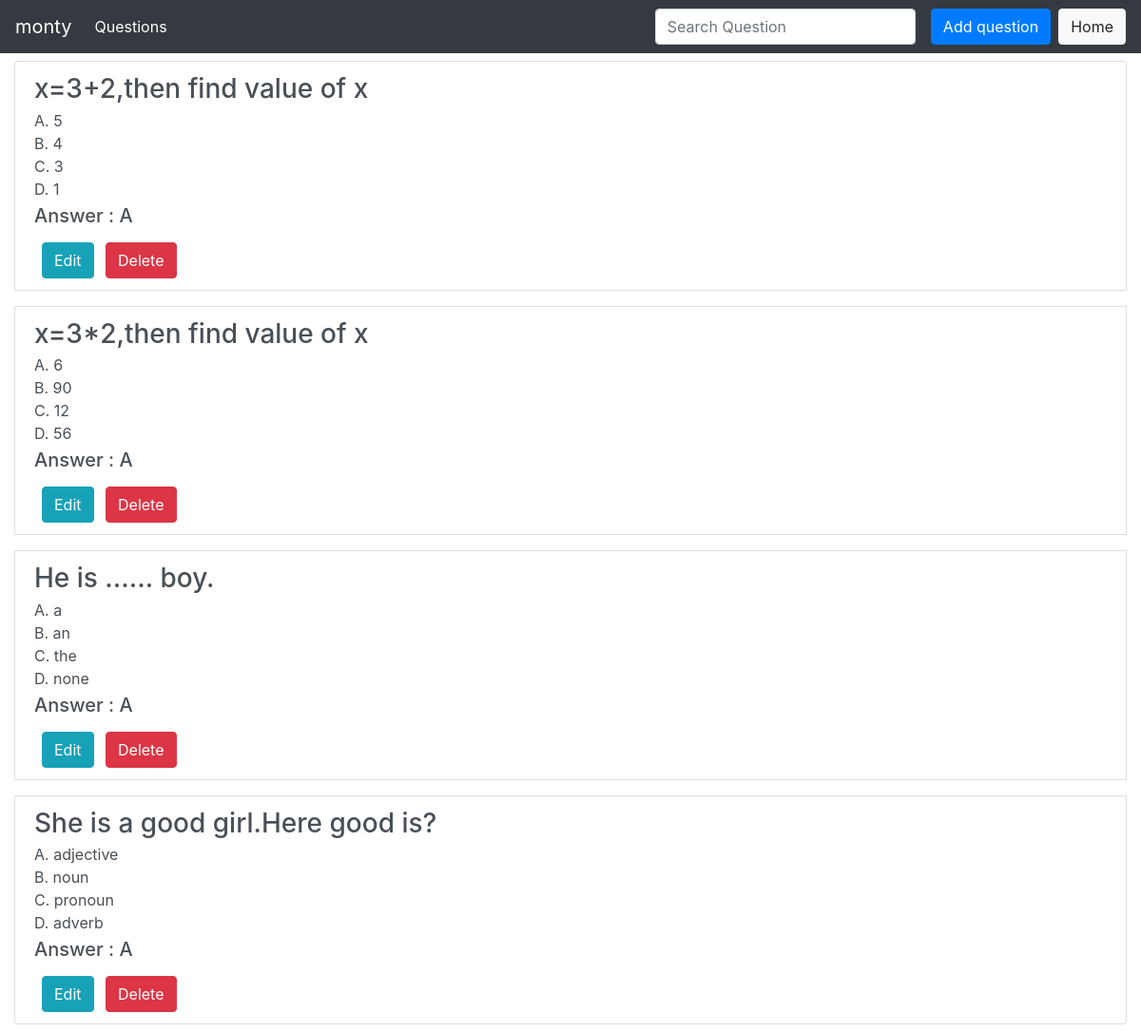
The page /prof/question/view_all_ques (signed in) on the database its author committed.
### main/models/question.py (models this page shows, shortened)
class Question_DB(models.Model):
    professor = models.ForeignKey(User, limit_choices_to={'groups__name': "Professor"}, on_delete=models.CASCADE, null=True)
    qno = models.AutoField(primary_key=True)
    question = models.CharField(max_length=100)
    optionA = models.CharField(max_length=100)
    optionB = models.CharField(max_length=100)
    optionC = models.CharField(max_length=100)
    optionD = models.CharField(max_length=100)
    answer = models.CharField(max_length=200)

### prof/views/question.py (the view, shortened to what this page needs)
def view_all_ques(request):
    prof = request.user
    return render(request, 'prof/question/view_all_questions.html', {
        'question_db': Question_DB.objects.filter(professor=prof), 'prof': prof
    })

### prof/templates/prof/question/view_all_questions.html (shortened to what this page needs)
{% extends 'prof/base/base.html' %}
{% load static %}
{% block navbar_title %}{{ prof.username }}{% endblock navbar_title %}
{% block navitem_title %}Questions{% endblock navitem_title %}
{% block searchInput %}
    <form class="form-inline my-2 my-lg-0">
        <input id='searchQuestion' class="form-control mr-sm-2" type="search" placeholder="Search Question" aria-label="Search">
    </form>
{% endblock searchInput %}
{% block buttons %}
    <a class="btn btn-primary mx-2" href="{% url 'prof:add_question' %}">Add question</a><br>
    <a class="btn btn-light" href="{% url 'prof:index' %}">Home</a>
{% endblock buttons %}
{% block body %}
    <div class="container-fluid">
        <div class="list-group">
            {% for ques in question_db %}
            <div class="list-group-item list-group-item-action flex-column align-items-start my-2">
                <div class="d-flex w-100 justify-content-between">
                    <h3 class="mb-1">{{ ques.question }}</h3>
                </div>
                <p class="mb-1">
                    A. {{ques.optionA}}<br>
                    B. {{ques.optionB}}<br>
                    C. {{ques.optionC}}<br>
                    D. {{ques.optionD}}<br>
                    <h5>Answer : {{ques.answer}}</h5>
                </p>
                <form method="POST">
                    <a class="btn btn-info mx-2" href="{% url 'prof:edit_question' ques.qno %}">Edit</a>
                    <input class="btn btn-danger" type="submit"
                        onclick="return confirm('Are you sure you want to delete this question?')" value="Delete">
                </form>
            </div>
            {% empty %}
            <h3>No Questions available</h3>
            {% endfor %}
        </div>
    </div>
{% endblock body %}

### rows shown on the page
Question_DB: question "x=3+2,then find value of x", optionA "5", optionB "4", optionC "3", optionD "1", answer "A"
Question_DB: question "x=3*2,then find value of x", optionA "6", optionB "90", optionC "12", optionD "56", answer "A"
Question_DB: question "He is ...... boy.", optionA "a", optionB "an", optionC "the", optionD "none", answer "A"
Question_DB: question "She is a good girl.Here good is?", optionA "adjective", optionB "noun", optionC "pronoun", optionD "adverb", answer "A"

### other values the page prints
{{ prof.username }} "monty"
